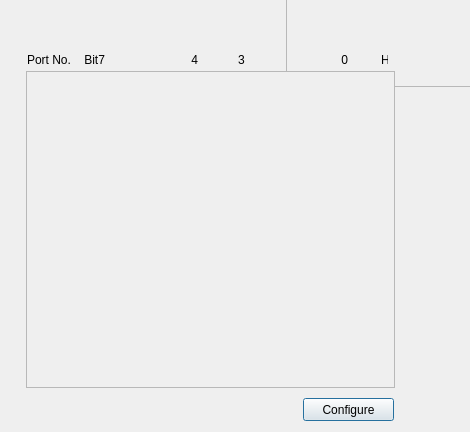
<?xml version="1.0" encoding="UTF-8"?>
<ui version="4.0">
 <class>StaticDIClass</class>
 <widget class="QDialog" name="StaticDIClass">
  <property name="geometry">
   <rect>
    <x>0</x>
    <y>0</y>
    <width>470</width>
    <height>432</height>
   </rect>
  </property>
  <property name="minimumSize">
   <size>
    <width>470</width>
    <height>432</height>
   </size>
  </property>
  <property name="maximumSize">
   <size>
    <width>470</width>
    <height>432</height>
   </size>
  </property>
  <property name="windowTitle">
   <string>Static DI</string>
  </property>
  <widget class="QFrame" name="background">
   <property name="geometry">
    <rect>
     <x>286</x>
     <y>-4</y>
     <width>191</width>
     <height>91</height>
    </rect>
   </property>
   <property name="minimumSize">
    <size>
     <width>191</width>
     <height>91</height>
    </size>
   </property>
   <property name="autoFillBackground">
    <bool>false</bool>
   </property>
   <property name="styleSheet">
    <string notr="true">QFrame#background{background-image:url(:/StaticDI/Resources/Background.png)}</string>
   </property>
   <property name="frameShape">
    <enum>QFrame::StyledPanel</enum>
   </property>
   <property name="frameShadow">
    <enum>QFrame::Raised</enum>
   </property>
  </widget>
  <widget class="QPushButton" name="btnConfig">
   <property name="geometry">
    <rect>
     <x>303</x>
     <y>398</y>
     <width>91</width>
     <height>23</height>
    </rect>
   </property>
   <property name="minimumSize">
    <size>
     <width>75</width>
     <height>23</height>
    </size>
   </property>
   <property name="text">
    <string>Configure</string>
   </property>
  </widget>
  <widget class="QLabel" name="label">
   <property name="geometry">
    <rect>
     <x>27</x>
     <y>52</y>
     <width>361</width>
     <height>16</height>
    </rect>
   </property>
   <property name="minimumSize">
    <size>
     <width>361</width>
     <height>16</height>
    </size>
   </property>
   <property name="maximumSize">
    <size>
     <width>361</width>
     <height>16</height>
    </size>
   </property>
   <property name="text">
    <string>Port No.    Bit7                          4            3                             0          Hex</string>
   </property>
  </widget>
  <widget class="QScrollArea" name="scrollArea">
   <property name="geometry">
    <rect>
     <x>26</x>
     <y>71</y>
     <width>369</width>
     <height>317</height>
    </rect>
   </property>
   <property name="minimumSize">
    <size>
     <width>369</width>
     <height>317</height>
    </size>
   </property>
   <property name="maximumSize">
    <size>
     <width>369</width>
     <height>317</height>
    </size>
   </property>
   <property name="sizeIncrement">
    <size>
     <width>369</width>
     <height>317</height>
    </size>
   </property>
   <property name="horizontalScrollBarPolicy">
    <enum>Qt::ScrollBarAlwaysOff</enum>
   </property>
   <property name="widgetResizable">
    <bool>false</bool>
   </property>
   <widget class="QWidget" name="scrollAreaWidgetContents">
    <property name="geometry">
     <rect>
      <x>0</x>
      <y>0</y>
      <width>341</width>
      <height>0</height>
     </rect>
    </property>
    <property name="minimumSize">
     <size>
      <width>341</width>
      <height>0</height>
     </size>
    </property>
   </widget>
  </widget>
 </widget>
 <resources/>
 <connections/>
</ui>
